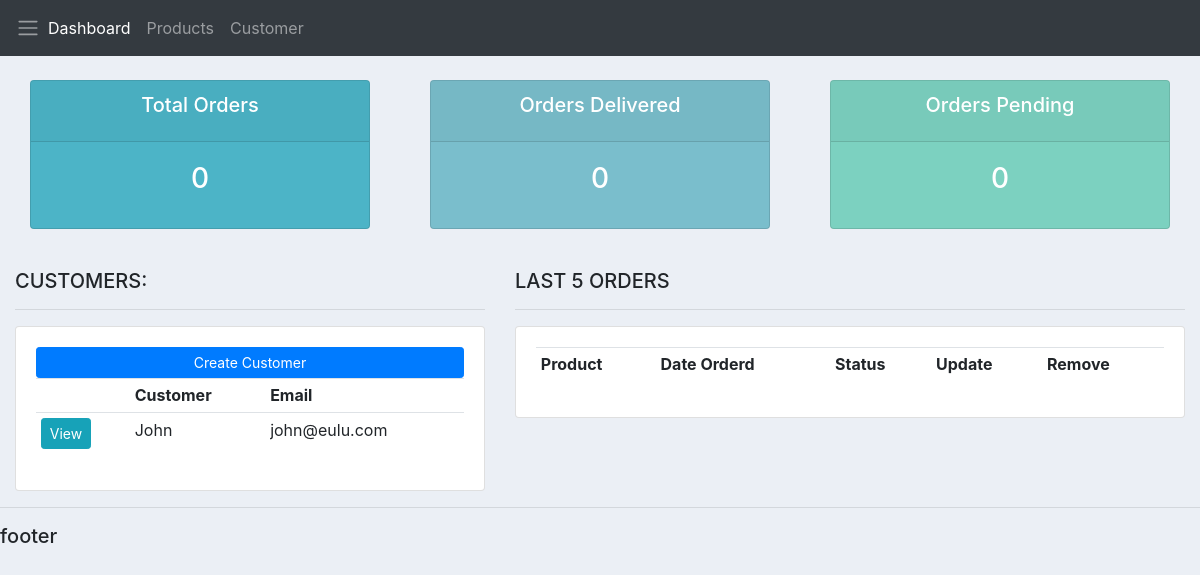
Before: / with the older database file.
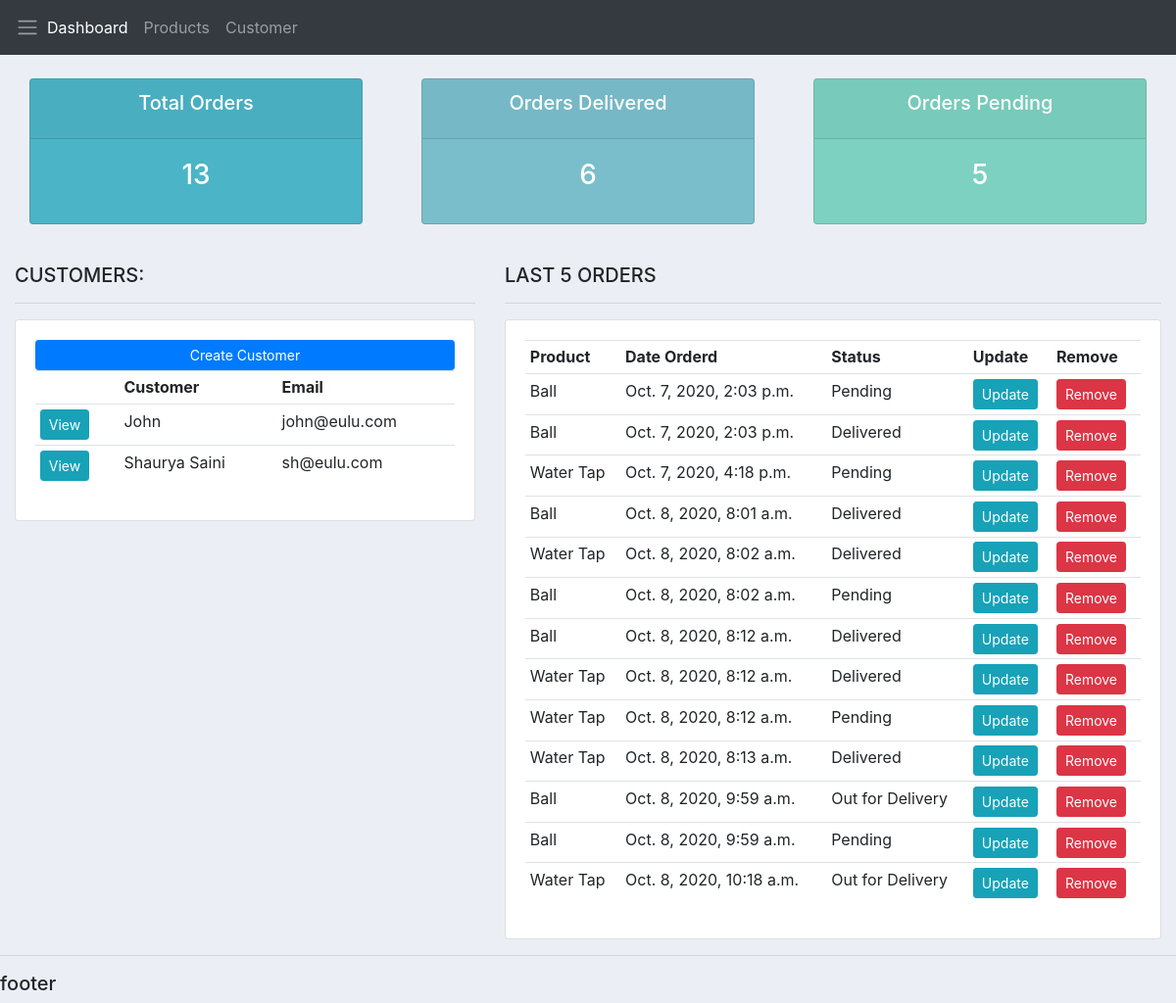
After: the same page with the newer database file.
### accounts/models.py (models this page shows, shortened)
class Customer(models.Model):
    name = models.CharField(max_length=200, null= True)
    phone = models.CharField(max_length=200, null= True)
    email = models.CharField(max_length=200, null= True)
    date_created = models.DateTimeField(auto_now_add = True, null= True)

class Order(models.Model):
    STATUS = (
        ('Pending', 'Pending'),
        ('Out for Delivery', 'Out for Delivery'),
        ('Delivered','Delivered'),
    )
    customer = models.ForeignKey(Customer, null = True, on_delete = models.SET_NULL)
    product = models.ForeignKey(Product, null = True, on_delete = models.SET_NULL)
    date_created = models.DateTimeField(auto_now_add = True, null= True)
    status = models.CharField(max_length=200, null=True, choices=STATUS)

class Product(models.Model):
    CATEGORY = (
        ('Indoor', 'Indoor'),
        ('Out Door', 'Out Door'),
    )
    name = models.CharField(max_length=200, null= True)
    price = models.FloatField(null= True)
    category = models.CharField(max_length=200, null= True, choices=CATEGORY)
    description = models.CharField(max_length=200, null= True, blank=True)
    date_created = models.DateTimeField(auto_now_add = True, null= True)
    tags = models.ManyToManyField(Tag)
    def __str__(self):
        return self.name

### accounts/views.py (the view)
# urls.py: path('', views.home, name = 'home'),
def home(request):
    orders = Order.objects.all()
    customers = Customer.objects.all()
    total_customers = customers.count()
    total_orders = orders.count()
    delivered = orders.filter(status='Delivered').count()
    pending = orders.filter(status='Pending').count()
    context = {
        'orders' : orders,
        'customers' : customers,
        'total_customers':total_customers,
        'total_orders':total_orders,
        'delivered':delivered,
        'pending':pending
    }
    return render(request , 'accounts/dashboard.html', context)

### accounts/templates/accounts/dashboard.html
{%  extends 'accounts/main.html' %}
{% block content %}
{%  include 'accounts/status.html' %}
<br>
<div class="row">
	<div class="col-md-5">
		<h5>CUSTOMERS:</h5>
		<hr>
		<div class="card card-body">
			<a class="btn btn-primary  btn-sm btn-block" href="">Create Customer</a>
			<table class="table table-sm">
				<tr>
					<th></th>
					<th>Customer</th>
					<th>Email</th>
				</tr>
				{% for customer in customers %}
				<tr>
					<td><a class="btn btn-sm btn-info" href="{% url 'customer' customer.id %}">View</a></td>
					<td>{{customer.name}}</td>
					<td>{{customer.email}}</td>
				</tr>
				{% endfor %}
			</table>
		</div>
	</div>
	<div class="col-md-7">
		<h5>LAST 5 ORDERS</h5>
		<hr>
		<div class="card card-body">
			<table class="table table-sm">
				<tr>
					<th>Product</th>
					<th>Date Orderd</th>
					<th>Status</th>
					<th>Update</th>
					<th>Remove</th>
				</tr>
				{% for order in orders %}
				<tr>
					<td>{{order.product}}</td>
					<td>{{order.date_created}}</td>
					<td>{{order.status}}</td>
					<td><a class="btn btn-sm btn-info" href="{% url 'update_order' order.id %}">Update</a></td>
					<td><a class="btn btn-sm btn-danger" href="{% url 'delete_order' order.id %}">Remove</a></td>
				</tr>
				{% endfor %}
			</table>
		</div>
	</div>
</div>
{% endblock %}

Changed rows visible on the page:
added Customer: name "Shaurya Saini", email "sh@eulu.com"
added Order: product "Ball", date_created "Oct. 7, 2020, 2:03 p.m.", status "Pending"
added Order: product "Ball", date_created "Oct. 7, 2020, 2:03 p.m.", status "Delivered"
added Order: product "Water Tap", date_created "Oct. 7, 2020, 4:18 p.m.", status "Pending"
added Order: product "Ball", date_created "Oct. 8, 2020, 8:01 a.m.", status "Delivered"
added Order: product "Water Tap", date_created "Oct. 8, 2020, 8:02 a.m.", status "Delivered"
added Order: product "Ball", date_created "Oct. 8, 2020, 8:02 a.m.", status "Pending"
added Order: product "Ball", date_created "Oct. 8, 2020, 8:12 a.m.", status "Delivered"
added Order: product "Water Tap", date_created "Oct. 8, 2020, 8:12 a.m.", status "Delivered"
added Order: product "Water Tap", date_created "Oct. 8, 2020, 8:12 a.m.", status "Pending"
added Order: product "Water Tap", date_created "Oct. 8, 2020, 8:13 a.m.", status "Delivered"
added Order: product "Ball", date_created "Oct. 8, 2020, 9:59 a.m.", status "Out for Delivery"
added Order: product "Ball", date_created "Oct. 8, 2020, 9:59 a.m.", status "Pending"
added Order: product "Water Tap", date_created "Oct. 8, 2020, 10:18 a.m.", status "Out for Delivery"
Other visible differences:
{{ total_orders }}: "0" → "13"
{{ delivered }}: "0" → "6"
{{ pending }}: "0" → "5"
